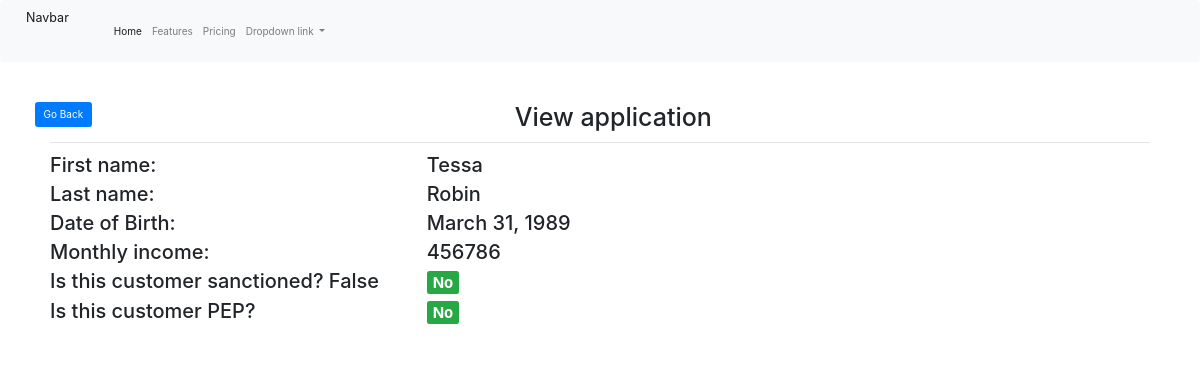
The page /aml/view-application/5 on the database its author committed.
### aml_assess/models.py (models this page shows, shortened)
class Application(models.Model):
    customer = models.ForeignKey(Customer, on_delete=models.CASCADE)
    status = models.CharField(max_length=255)
    sanctioned = models.BooleanField(null=True)
    pep = models.BooleanField(null=True)

class Customer(models.Model):
    first_name = models.CharField(max_length=255)
    last_name = models.CharField(max_length=255)
    dob = models.DateField(null=False)
    monthly_income = models.CharField(max_length=255)

### aml_assess/views.py (the view)
# urls.py: path('view-application/<int:pk>', views.view_application, name="view-application"),
def view_application(request, pk):
    application = Application.objects.get(pk=pk)
    matches = PotentialMatch.objects.filter(application_id=application.id, match=True)
    potential_matches_list = []
    for i in matches:
        if i.check == 'sanction':
            sanction_match = Sanction.objects.get(pk=i.id_match)
            potential_matches_list.append(sanction_match)
        if i.check == 'pep':
            pep_match = PEP.objects.get(pk=i.id_match)
            potential_matches_list.append(pep_match)
    context = {"application": application, "matches": potential_matches_list}
    return render(request, "aml_assess/view-application.html", context=context)

### templates/aml_assess/view-application.html (shortened to what this page needs)
{% extends "base.html" %}
{% block content %}
    <div class="container" style="padding: 20px;">
        <div class="row pull-left">
            <a class="btn btn-primary" href="javascript:history.back()" style="margin-right: 0px;">Go Back</a>
        </div>
        <h1 style="text-align: center">View application</h1>
        <hr>
        <div class="row">
            <div class="col-md-4">
                <h2>First name:</h2>
            </div>
            <div class="col-md-4">
                <h2>{{ application.customer.first_name }}</h2>
            </div>
        </div>
        <div class="row">
            <div class="col-md-4">
                <h2>Last name:</h2>
            </div>
            <div class="col-md-4">
                <h2>{{ application.customer.last_name }}</h2>
            </div>
        </div>
        <div class="row">
            <div class="col-md-4">
                <h2>Date of Birth:</h2>
            </div>
            <div class="col-md-4">
                <h2>{{ application.customer.dob }}</h2>
            </div>
        </div>
        <div class="row">
            <div class="col-md-4">
                <h2>Monthly income:</h2>
            </div>
            <div class="col-md-4">
                <h2>{{ application.customer.monthly_income }}</h2>
            </div>
        </div>
        <div class="row">
            <div class="col-md-4">
                <h2>Is this customer sanctioned? {{ application.sanctioned }}</h2>
            </div>
            <div class="col-md-4">
                <h2>
                    {% if not application.sanctioned %}
                        <span class="badge badge-success">No</span>
                    {% elif application.sanctioned %}
                        <span class="badge badge-danger">Yes</span>
                    {% else %}
                        <span class="badge badge-danger">Pending</span>
                    {% endif %}
                </h2>
            </div>
            <div class="col-md-4">
            </div>
        </div>
        <div class="row">
            <div class="col-md-4">
                <h2>Is this customer PEP?</h2>
            </div>
            <div class="col-md-4">
                <h2>
                    {% if not application.pep and application.pep != None %}
                        <span class="badge badge-success">No</span>
                    {% elif application.pep %}
                        <span class="badge badge-danger">Yes</span>
                    {% else %}
                        <span class="badge badge-primary">Unknown</span>
                    {% endif %}
                </h2>
            </div>
            <div class="col-md-4">
            </div>
        </div>
        <div class="offset-md-4 col-md-4">
        </div>
    </div>
{% endblock %}

### rows shown on the page
Application: customer.first_name "Tessa", customer.last_name "Robin", customer.dob "March 31, 1989", customer.monthly_income "456786", sanctioned "False"
